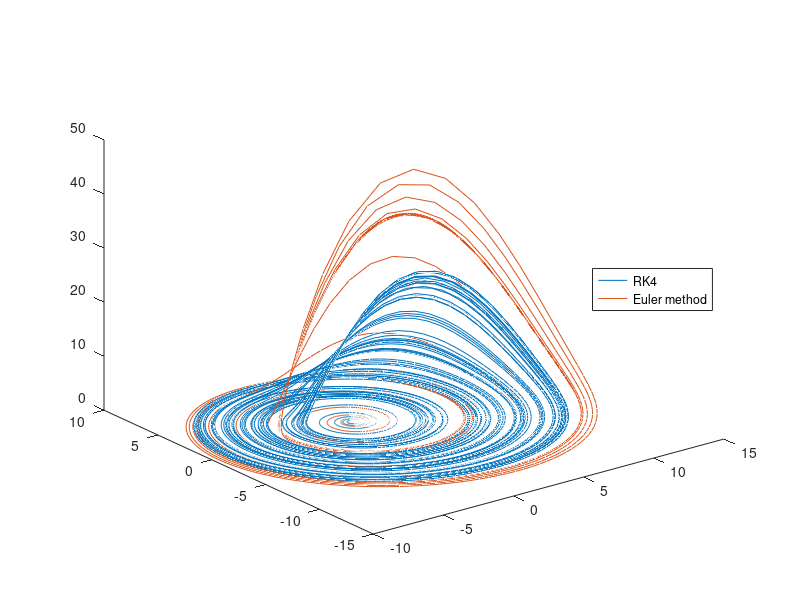

Source code (MATLAB):
function rossler_equation_euler_and_rk4()
    a = 0.2
    b = 0.2
    c = 5.7
    
    x0 = 0.1
    y0 = 0.2
    z0 = 0.3
    
    dt = 0.05
    N = 10000
    
    [X1, Y1, Z1] = runge_kutta_method(a, b, c, x0, y0, z0, dt, N);
    [X2, Y2, Z2] = euler_method(a, b, c, x0, y0, z0, dt, N);
    
    T = 1 : N;
    
    figure;
    plot3(X1, Y1, Z1, X2, Y2, Z2);
    legend('RK4', 'Euler method', 'location', 'east');
end

function [X, Y, Z] = euler_method(a, b, c, x0, y0, z0, dt, N)
    X = 1 : N;
    Y = 1 : N;
    Z = 1 : N;
    
    X(1) = x0;
    Y(1) = y0;
    Z(1) = z0;
    
    for i = 1 : 1 : N - 1
        [X(i + 1), Y(i + 1), Z(i + 1)] = euler_method_1_step(a, b, c, X(i), Y(i), Z(i), dt);
    end
end

function [xa, ya, za] = euler_method_1_step(a, b, c, x, y, z, dt)
    xa = x + xt(a, b, c, x, y, z) * dt;
    ya = y + yt(a, b, c, x, y, z) * dt;
    za = z + zt(a, b, c, x, y, z) * dt;
end

function [X, Y, Z] = runge_kutta_method(a, b, c, x0, y0, z0, dt, N)
    X = 1 : N;
    Y = 1 : N;
    Z = 1 : N;
    
    X(1) = x0;
    Y(1) = y0;
    Z(1) = z0;
    
    for i = 1 : 1 : N - 1
        [X(i + 1), Y(i + 1), Z(i + 1)] = runge_kutta_method_1_step(a, b, c, X(i), Y(i), Z(i), dt);
    end
end

function [xr, yr, zr] = runge_kutta_method_1_step(a, b, c, x, y, z, h)
    ax = xt(a, b, c, x, y, z);
    ay = yt(a, b, c, x, y, z);
    az = zt(a, b, c, x, y, z);
    
    bx = xt(a, b, c, x + (h / 2) * ax, y + (h / 2) * ay, z + (h / 2) * az);
    by = yt(a, b, c, x + (h / 2) * ax, y + (h / 2) * ay, z + (h / 2) * az);
    bz = zt(a, b, c, x + (h / 2) * ax, y + (h / 2) * ay, z + (h / 2) * az);
    
    cx = xt(a, b, c, x + (h / 2) * bx, y + (h / 2) * by, z + (h / 2) * bz);
    cy = yt(a, b, c, x + (h / 2) * bx, y + (h / 2) * by, z + (h / 2) * bz);
    cz = zt(a, b, c, x + (h / 2) * bx, y + (h / 2) * by, z + (h / 2) * bz);
    
    dx = xt(a, b, c, x + h * cx, y + h * cy, z + h * cz);
    dy = yt(a, b, c, x + h * cx, y + h * cy, z + h * cz);
    dz = zt(a, b, c, x + h * cx, y + h * cy, z + h * cz);

    xr = x + (h / 6) * (ax + 2 * bx + 2 * cx + dx);
    yr = y + (h / 6) * (ay + 2 * by + 2 * cy + dy);
    zr = z + (h / 6) * (az + 2 * bz + 2 * cz + dz);
end

function res = xt(a, b, c, x, y, z)
    res = -y - z;
end

function res = yt(a, b, c, x, y, z)
    res = x + a * y;
end

function res = zt(a, b, c, x, y, z)
    res = b + z * (x - c);
end
